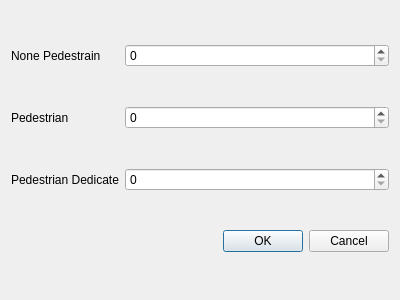
<?xml version="1.0" encoding="UTF-8"?>
<ui version="4.0">
 <class>Dialog</class>
 <widget class="QDialog" name="Dialog">
  <property name="geometry">
   <rect>
    <x>0</x>
    <y>0</y>
    <width>400</width>
    <height>300</height>
   </rect>
  </property>
  <property name="windowTitle">
   <string>Signal Editor</string>
  </property>
  <layout class="QGridLayout" name="gridLayout">
   <item row="3" column="1">
    <widget class="QDialogButtonBox" name="buttonBox">
     <property name="standardButtons">
      <set>QDialogButtonBox::Cancel|QDialogButtonBox::Ok</set>
     </property>
    </widget>
   </item>
   <item row="1" column="0">
    <widget class="QLabel" name="label_2">
     <property name="text">
      <string>Pedestrian</string>
     </property>
    </widget>
   </item>
   <item row="0" column="0">
    <widget class="QLabel" name="label">
     <property name="text">
      <string>None Pedestrain</string>
     </property>
    </widget>
   </item>
   <item row="0" column="1">
    <widget class="QSpinBox" name="spinBox"/>
   </item>
   <item row="1" column="1">
    <widget class="QSpinBox" name="spinBox_2"/>
   </item>
   <item row="2" column="1">
    <widget class="QSpinBox" name="spinBox_3"/>
   </item>
   <item row="2" column="0">
    <widget class="QLabel" name="label_3">
     <property name="text">
      <string>Pedestrian Dedicate</string>
     </property>
    </widget>
   </item>
  </layout>
 </widget>
 <resources/>
 <connections/>
</ui>
